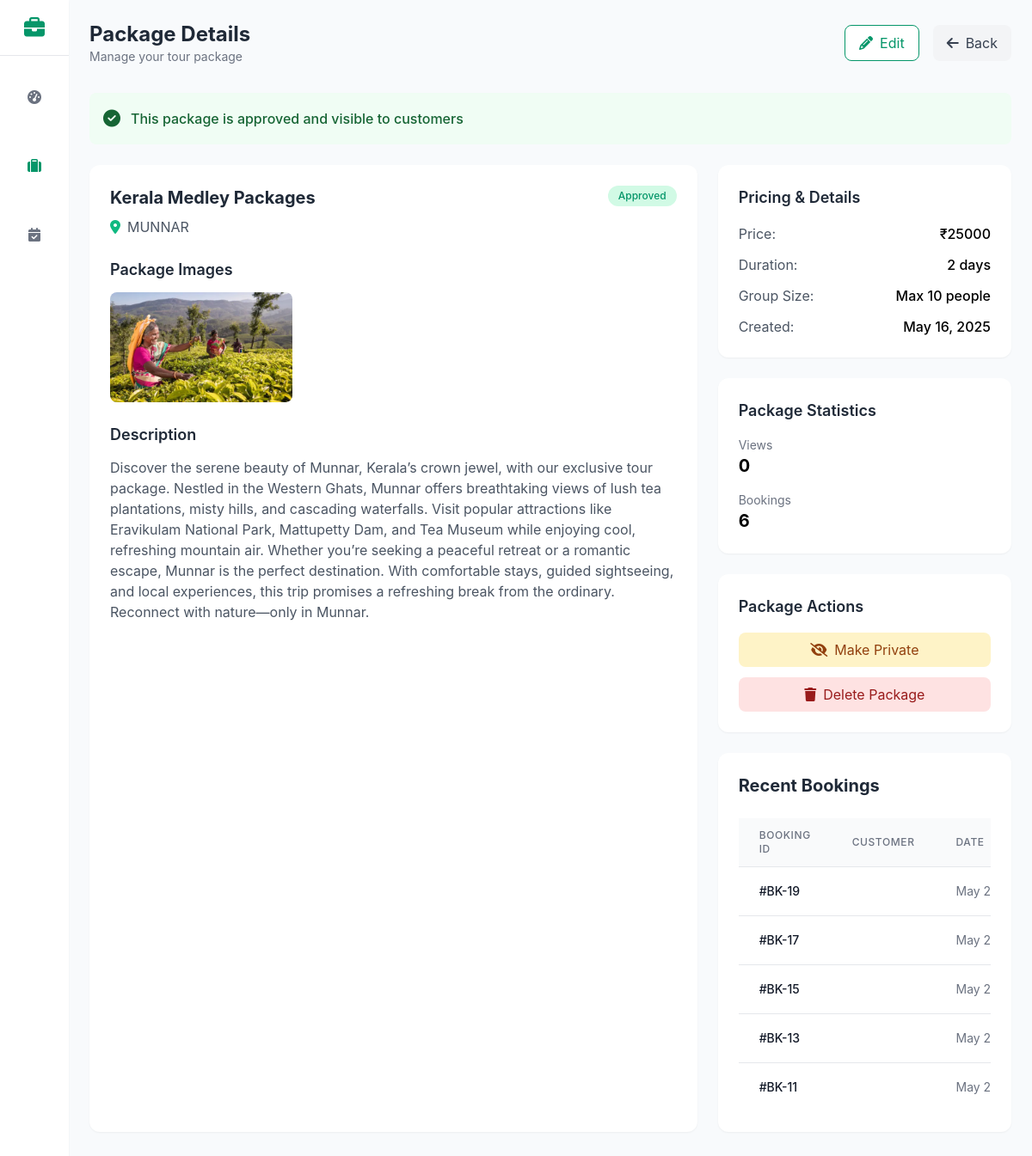
/package_details/18/, run on an earlier commit of the app's database.
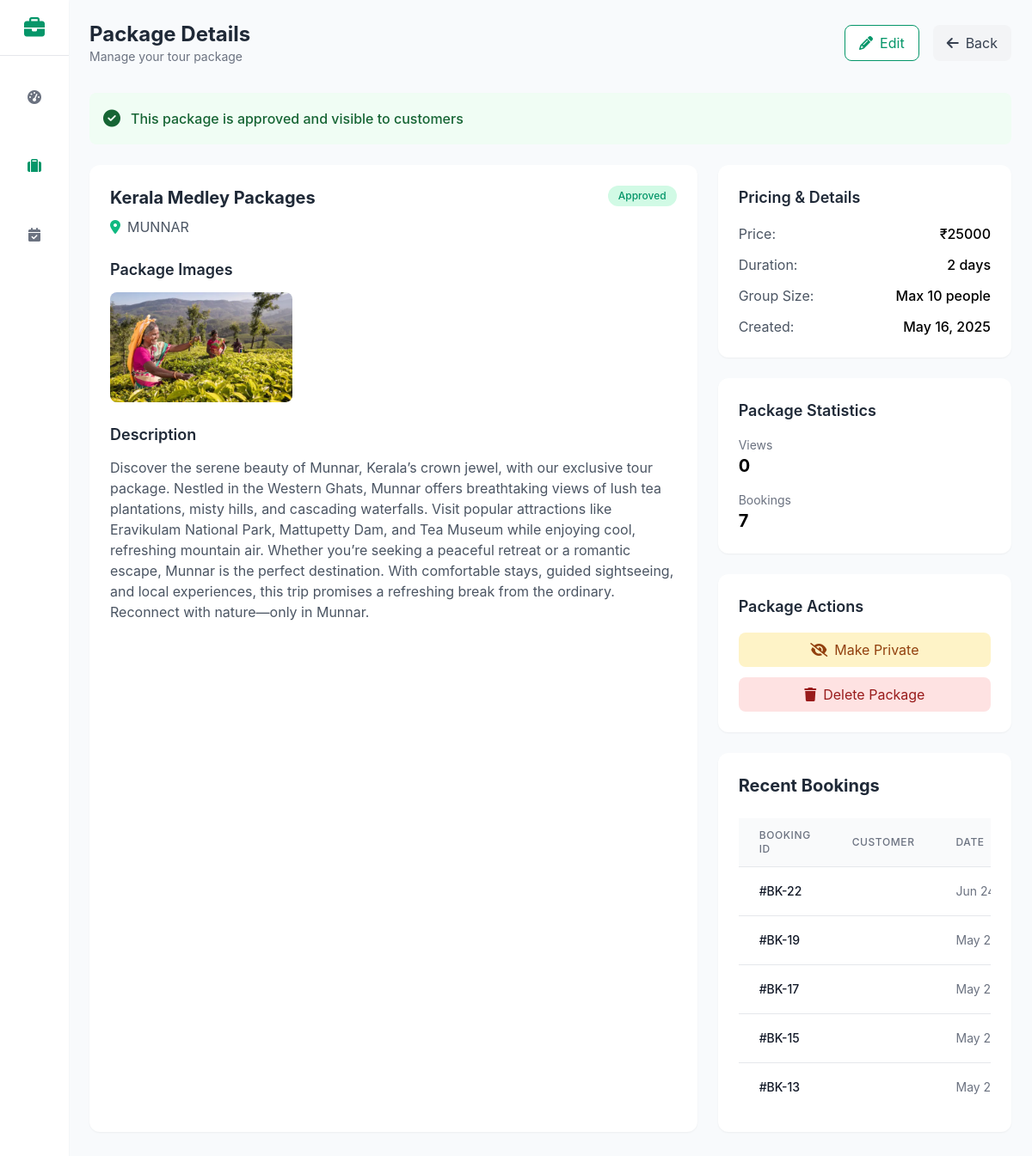
And on a later commit of the database.
### vendors/models.py (models this page shows)
class Package(models.Model):
    STATUS_CHOICES = [
        ('pending', 'Pending'),
        ('approved', 'Approved'),
        ('rejected', 'Rejected'),
        ('private', 'Private'),
    ]
    vendor = models.ForeignKey(Registeredvendor, on_delete=models.CASCADE,null=True)
    name = models.CharField(max_length=100)
    destination = models.CharField(max_length=100)
    price = models.DecimalField(max_digits=10, decimal_places=2)
    duration = models.IntegerField()
    group_size = models.IntegerField()
    description = models.TextField()
    created_at = models.DateTimeField(auto_now_add=True)
    status = models.CharField(max_length=10, choices=STATUS_CHOICES, default='pending')
    expiry_date = models.DateField(null=True, blank=True)
    views_count = models.IntegerField(default=0)

class PackageImage(models.Model):
    package = models.ForeignKey(Package, on_delete=models.CASCADE, related_name='images')
    image = models.ImageField(upload_to='package_images/')

### users/models.py (models this page shows)
class Booking(models.Model):
    user = models.ForeignKey(RegisteredUser, on_delete=models.CASCADE)
    package = models.ForeignKey(Package, on_delete=models.CASCADE)
    travel_date = models.DateField()
    travelers = models.PositiveIntegerField()
    total_price = models.DecimalField(max_digits=10, decimal_places=2)
    is_paid = models.BooleanField(default=False)
    created_at = models.DateTimeField(auto_now_add=True)
    razorpay_order_id = models.CharField(max_length=255, blank=True, null=True)
    payment_status = models.CharField(max_length=50, default='Pending')
    vendor_status = models.CharField(
        max_length=20,
        choices=[
            ('Pending', 'Pending'),
            ('Approved', 'Approved'),
            ('Rejected', 'Rejected'),
        ],
        default='Pending'
    )
    vendor_message = models.TextField(blank=True, null=True)

### vendors/views.py (the view)
# urls.py: path('package_details/<int:package_id>/', v.package_details, name='package_details'),
def package_details(request, package_id):
    package = get_object_or_404(Package, id=package_id)
    Package.objects.filter(id=package_id).update(views_count=F('views_count') + 1)
    booking_count = Booking.objects.filter(package=package).count()
    recent_bookings = Booking.objects.filter(package=package).select_related('user').order_by('-created_at')[:5]
    return render(request, "vendors/package_detail.html", {
        'package': package,
        'booking_count': booking_count,
        'recent_bookings': recent_bookings,
    })

### vendors/templates/vendors/package_detail.html (shortened to what this page needs)
<!DOCTYPE html>
<html lang="en">
<head>
    <script src="https://cdn.tailwindcss.com"></script>
    <link rel="stylesheet" href="https://cdnjs.cloudflare.com/ajax/libs/font-awesome/6.4.0/css/all.min.css">
</head>
<body class="min-h-screen flex">
    <div class="sidebar bg-white h-screen sticky top-0 shadow-sm flex flex-col">
        <div class="p-4 flex items-center justify-center border-b border-gray-200">
            <i class="fas fa-briefcase text-emerald-600 text-2xl"></i>
        </div>
        <nav class="flex-1 flex flex-col items-center pt-6 space-y-8 overflow-hidden">
            <a href="{% url 'vendordash' %}" class="p-3 rounded-lg text-gray-500 hover:bg-gray-100" title="Dashboard">
                <i class="fas fa-tachometer-alt"></i>
            </a>
            <a href="{% url 'package_details' package.id %}" class="p-3 rounded-lg nav-link active text-emerald-600" title="Packages">
                <i class="fas fa-suitcase"></i>
            </a>
            <a href="/vendor/bookings" class="p-3 rounded-lg text-gray-500 hover:bg-gray-100" title="Bookings">
                <i class="fas fa-calendar-check"></i>
            </a>
        </nav>
    </div>
    <div class="flex-1 p-6">
        <div class="flex justify-between items-center mb-8">
            <div>
                <h1 class="text-2xl font-bold text-gray-800">Package Details</h1>
                <p class="text-sm text-gray-500">Manage your tour package</p>
            </div>
            <div class="flex space-x-4">
                <a href="{% url 'update_package' package.id %}"
                   class="px-4 py-2 bg-white border border-emerald-600 text-emerald-600 rounded-lg hover:bg-emerald-50 flex items-center">
                    <i class="fas fa-pencil-alt mr-2"></i> Edit
                </a>
                <a href="{% url 'vendordash' %}"
                   class="px-4 py-2 bg-gray-100 text-gray-700 rounded-lg hover:bg-gray-200 flex items-center">
                    <i class="fas fa-arrow-left mr-2"></i> Back
                </a>
            </div>
        </div>
        <div class="mb-6">
            <div class="flex items-center p-4 rounded-lg
                     {% if package.status == 'approved' %}bg-green-50 text-green-800
                     {% elif package.status == 'pending' %}bg-amber-50 text-amber-800
                     {% else %}bg-red-50 text-red-800{% endif %}">
                <i class="fas
                   {% if package.status == 'approved' %}fa-check-circle
                   {% elif package.status == 'pending' %}fa-clock
                   {% else %}fa-times-circle{% endif %}
                   mr-3 text-xl"></i>
                <div>
                    <h3 class="font-medium">
                        {% if package.status == 'approved' %}
                        This package is approved and visible to customers
                        {% elif package.status == 'pending' %}
                        This package is pending admin approval
                        {% else %}
                        This package was rejected by admin
                        {% endif %}
                    </h3>
                </div>
            </div>
        </div>
        <div class="grid grid-cols-1 lg:grid-cols-3 gap-6 mb-8">
            <div class="lg:col-span-2 bg-white rounded-xl shadow-sm p-6">
                <div class="flex justify-between items-start mb-6">
                    <div>
                        <h2 class="text-xl font-bold text-gray-800">{{ package.name }}</h2>
                        <div class="flex items-center mt-2 text-gray-600">
                            <i class="fas fa-map-marker-alt text-emerald-500 mr-2"></i>
                            <span>{{ package.destination }}</span>
                        </div>
                    </div>
                    <span class="status-badge {{ package.status }} px-3 py-1 rounded-full text-xs font-medium">
                        {{ package.get_status_display }}
                    </span>
                </div>
        <div class="mb-6">
    <h3 class="text-lg font-semibold text-gray-800 mb-3">Package Images</h3>
    <div class="grid grid-cols-2 md:grid-cols-3 gap-3">
        {% for image in package.images.all %}
    <div class="relative group">
        <img src="{{ image.image.url }}"
             alt="{{ package.name }}"
             class="w-full h-32 object-cover rounded-lg">
    </div>
{% empty %}
    <div class="col-span-full text-center py-8 text-gray-400">
        <i class="fas fa-image text-3xl mb-2"></i>
        <p>No images uploaded</p>
    </div>
{% endfor %}
    </div>
</div>
                <div class="mb-6">
                    <h3 class="text-lg font-semibold text-gray-800 mb-3">Description</h3>
                    <div class="prose max-w-none text-gray-600">
                        {{ package.description|linebreaks }}
                    </div>
                </div>
            </div>
            <div class="space-y-6">
                <div class="bg-white rounded-xl shadow-sm p-6">
                    <h3 class="text-lg font-semibold text-gray-800 mb-4">Pricing & Details</h3>
                    <div class="space-y-3">
                        <div class="flex justify-between">
                            <span class="text-gray-600">Price:</span>
                            <span class="font-medium">₹{{ package.price|floatformat:"0" }}</span>
                        </div>
                        <div class="flex justify-between">
                            <span class="text-gray-600">Duration:</span>
                            <span class="font-medium">{{ package.duration }} days</span>
                        </div>
                        <div class="flex justify-between">
                            <span class="text-gray-600">Group Size:</span>
                            <span class="font-medium">Max {{ package.group_size }} people</span>
                        </div>
                        <div class="flex justify-between">
                            <span class="text-gray-600">Created:</span>
                            <span class="font-medium">{{ package.created_at|date:"M d, Y" }}</span>
                        </div>
                    </div>
                </div>
<div class="bg-white rounded-xl shadow-sm p-6">
    <h3 class="text-lg font-semibold text-gray-800 mb-4">Package Statistics</h3>
    <div class="space-y-4">
        <div>
            <p class="text-sm text-gray-500">Views</p>
            <p class="text-xl font-bold">{{ package.views_count }}</p>
        </div>
        <div>
            <p class="text-sm text-gray-500">Bookings</p>
            <p class="text-xl font-bold">{{ booking_count }}</p>
        </div>
    </div>
</div>
<div class="bg-white rounded-xl shadow-sm p-6">
    <h3 class="text-lg font-semibold text-gray-800 mb-4">Package Actions</h3>
    <div class="space-y-3">
        {% if package.status == 'approved' %}
        <a href="{% url 'make_private' package.pk %}"
           class="block w-full px-4 py-2 bg-amber-100 text-amber-800 rounded-lg hover:bg-amber-200 flex items-center justify-center">
            <i class="fas fa-eye-slash mr-2"></i> Make Private
        </a>
        {% else %}
        <a href="{% url 'make_public' package.pk %}"
           class="block w-full px-4 py-2 bg-blue-100 text-blue-800 rounded-lg hover:bg-blue-200 flex items-center justify-center">
            <i class="fas fa-eye mr-2"></i> Make Public
        </a>
        {% endif %}
        <a href="{% url 'delete_package' package.pk %}"
           onclick="return confirm('Are you sure you want to delete this package?');"
           class="block w-full px-4 py-2 bg-red-100 text-red-800 rounded-lg hover:bg-red-200 flex items-center justify-center">
            <i class="fas fa-trash mr-2"></i> Delete Package
        </a>
    </div>
</div>
<div class="bg-white rounded-xl shadow-sm p-6 mb-8">
    <div class="flex justify-between items-center mb-6">
        <h2 class="text-xl font-bold text-gray-800">Recent Bookings</h2>
    </div>
    <div class="overflow-x-auto">
        <table class="min-w-full divide-y divide-gray-200">
            <thead class="bg-gray-50">
                <tr>
                    <th class="px-6 py-3 text-left text-xs font-medium text-gray-500 uppercase tracking-wider">Booking ID</th>
                    <th class="px-6 py-3 text-left text-xs font-medium text-gray-500 uppercase tracking-wider">Customer</th>
                    <th class="px-6 py-3 text-left text-xs font-medium text-gray-500 uppercase tracking-wider">Date</th>
                </tr>
            </thead>
            <tbody class="bg-white divide-y divide-gray-200">
                {% for booking in recent_bookings %}
                <tr>
                    <td class="px-6 py-4 whitespace-nowrap text-sm font-medium text-gray-900">#BK-{{ booking.id }}</td>
                    <td class="px-6 py-4 whitespace-nowrap text-sm text-gray-500">{{ booking.user.name }}</td>
                    <td class="px-6 py-4 whitespace-nowrap text-sm text-gray-500">{{ booking.travel_date|date:"M d, Y" }}</td>
                </tr>
                {% empty %}
                <tr>
                    <td colspan="6" class="px-6 py-4 text-center text-sm text-gray-500">No recent bookings.</td>
                </tr>
                {% endfor %}
            </tbody>
        </table>
    </div>
</div>
</body>
</html>

### vendors/templates/vendors/package_detail.html (style rules this page uses)
:root { --primary: #10b981; --primary-dark: #059669; --primary-light: #d1fae5; }
body { font-family: 'Inter', sans-serif; background-color: #f8fafc; }
.sidebar { width: 80px; transition: all 0.3s ease; }
.status-badge { transition: all 0.3s ease; }
.status-badge.approved { background-color: var(--primary-light); color: var(--primary-dark); }

What changed in the data, as far as the page shows it:
no longer on this page (row unchanged): Booking: id "11", travel_date "May…"
added Booking: id "22", travel_date "Jun…"
Also different on the page:
{{ booking_count }}: "6" → "7"
